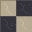

Tiled map render using the project's own tile images. Description and the whole map definition, tile-layer contents included, below:
An orthogonal 1x1 tile map with 32x32 px tiles, 1 tile layer (Assembly), 3 tilesets.

<map version="1.10" orientation="orthogonal" renderorder="right-down" width="1" height="1" tilewidth="32" tileheight="32" infinite="0" nextlayerid="2" nextobjectid="1">
  <tileset firstgid="1" source="../floors.tsx" />
  <tileset firstgid="321" source="../walls.tsx" />
  <tileset firstgid="961" source="../architecture.tsx" />
  <layer id="1" name="Assembly" width="1" height="1">
    <data encoding="csv">
71
</data>
  </layer>
</map>
